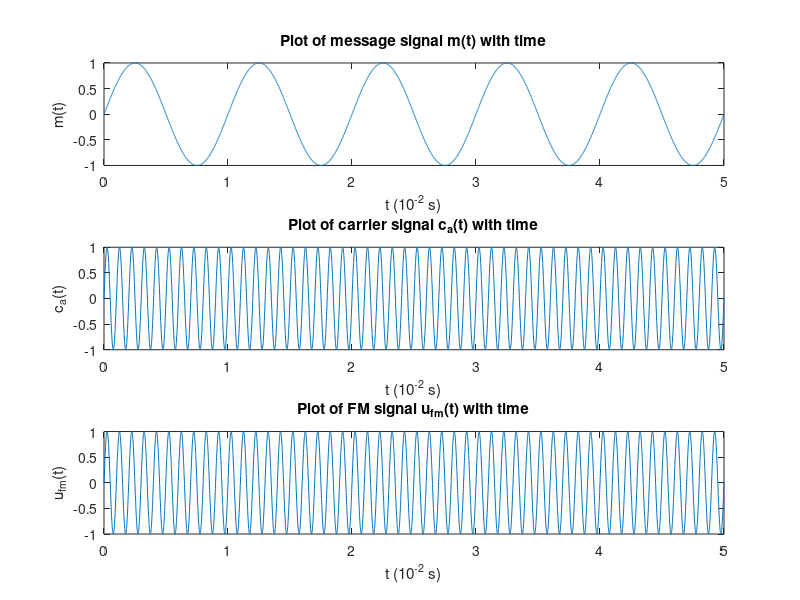

This chart was generated by the following MATLAB code:
t = 0:0.001:5;
m = sin(2*pi*1*t);
ca = sin(2*pi*10*t);
kf = 0.06;
q = m*(0.001);

for k = 2:(length(t))
    q(k) = q(k) + q(k-1);
end

ufm = sin(2*pi*10*t + 2*pi*kf*q);
        

subplot(3,1,1);
plot(t,m);
title('Plot of message signal m(t) with time');
xlabel('t (10^{-2} s)');
ylabel('m(t)');


subplot(3,1,2);
plot(t,ca); 
title('Plot of carrier signal c_{a}(t) with time');
xlabel('t (10^{-2} s)');
ylabel('c_{a}(t)');


subplot(3,1,3);
plot(t,ufm);
title('Plot of FM signal u_{fm}(t) with time');
xlabel('t (10^{-2} s)');
ylabel('u_{fm}(t)');